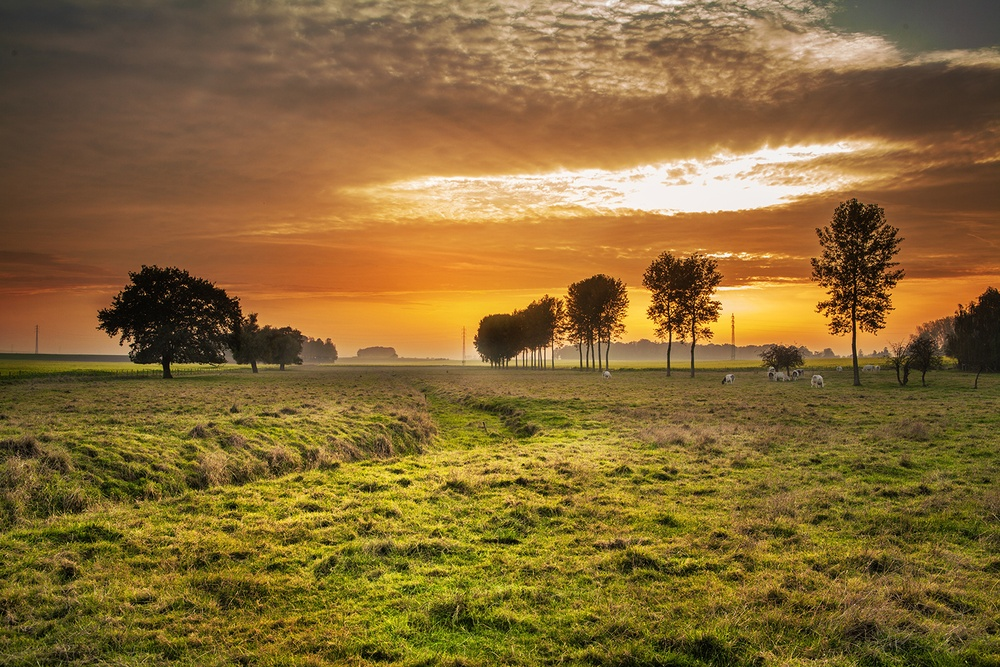
%> input picture land.jpg, 1000 x 667 px, shrunk from 1500 x 1000 before the run
$ octave lab1.m   (GNU Octave 9; MATLAB toolbox functions it lacks are replaced by stand-ins)
%> lines starting %> are read from the running program, lines starting %| are printed output that depends on the picture
clear
clc
close all
img = imread('land.jpg');
%> img is the input picture: size 667x1000x3 uint8; mean R, G, B 134.4, 105.1, 52.4
figure(1); imshow(img); title('original image');

% Separate the color channels
redChannel = img(:, :, 1);
greenChannel = img(:, :, 2);
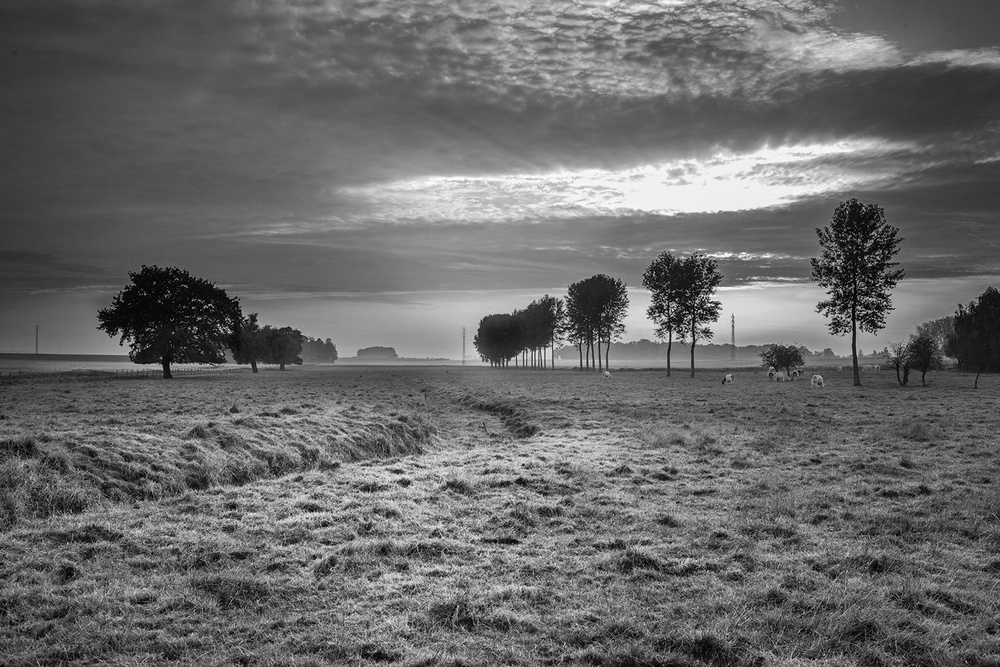
%> greenChannel: size 667x1000 uint8; min 0, max 255, mean 105.1
blueChannel = img(:, :, 3);
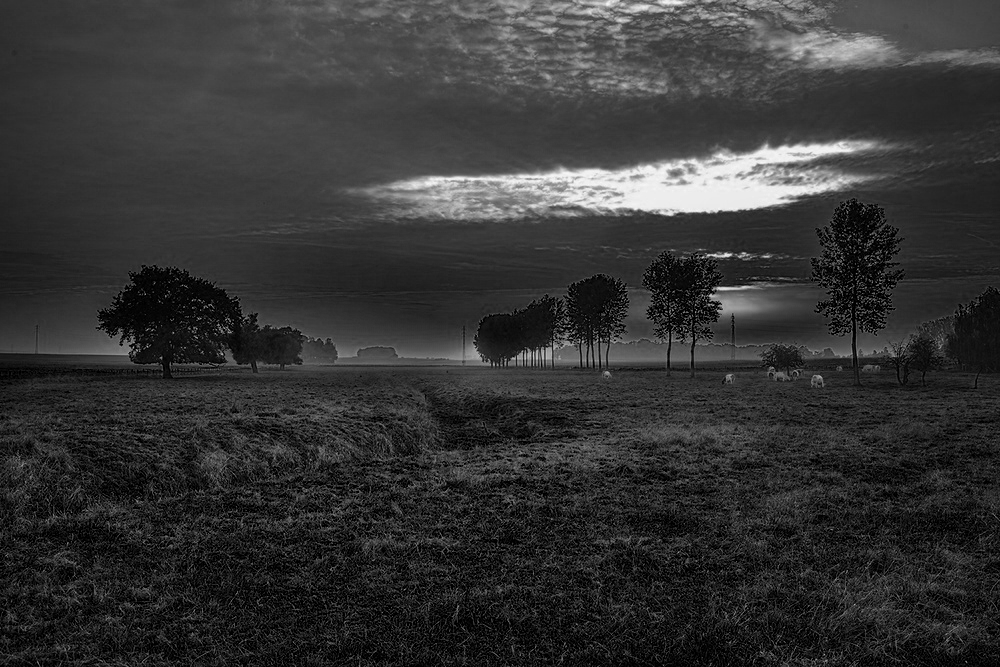
%> blueChannel: size 667x1000 uint8; min 0, max 249, mean 52.4

% Display each channel in separate figures
figure(2); imshow(redChannel); title('Red Channel');
figure(3); imshow(greenChannel); title('Green Channel');
figure(4); imshow(blueChannel); title('Blue Channel');
%%%%%%%%%%%%%%%%%%%%%%%%%%%%%%%%%%%%%%%%%%%%%%%

edgeKernel_Laplacian= [-1 -1 -1; -1 8 -1; -1 -1 -1]; %Laplacian kernel
sharpenKernel = [0 -1 0; -1 5 -1; 0 -1 0]; % Sharpening kernel


convolvedRed = conv2(redChannel, edgeKernel_Laplacian, 'same');
convolvedGreen = conv2(greenChannel, edgeKernel_Laplacian, 'same');
convolvedBlue = conv2(blueChannel, edgeKernel_Laplacian, 'same');

figure(5); imshow(convolvedRed); title('LaplacianconvolvedRed Image');
%> after `imshow(convolvedRed)`:
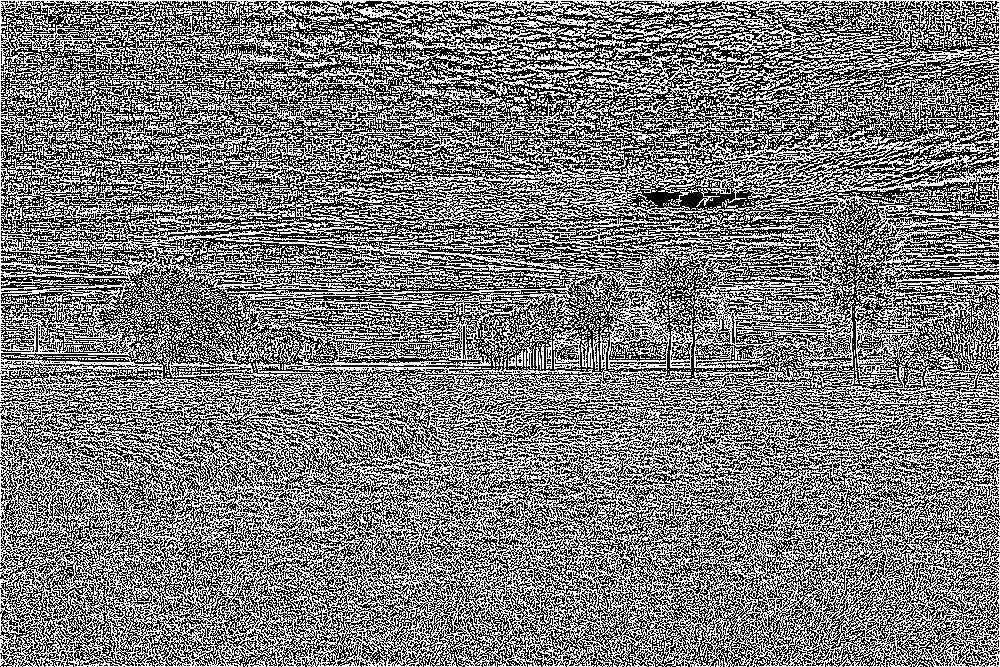
%> displayed picture: size 667x1000, on the screen's scale of 0 to 255; 48.5% white in thin lines or dots
figure(6); imshow(convolvedGreen); title('LaplacianconvolvedGreen Image');
figure(7); imshow(convolvedBlue); title('LaplacianconvolvedBlue Image');

% Combine the channels back into an RGB image
convolvedImage = uint8(cat(3, convolvedRed, convolvedGreen, convolvedBlue));

% Display the result
figure(8); imshow(convolvedImage); title('LaplacianConvolved Image');

%%%%%%%%%
convolvedRed = conv2(redChannel, sharpenKernel, 'same');
convolvedGreen = conv2(greenChannel, sharpenKernel, 'same');
convolvedBlue = conv2(blueChannel, sharpenKernel, 'same');

figure(9); imshow(convolvedRed); title('SharpeningconvolvedRed Image');
figure(10); imshow(convolvedGreen); title('SharpeningconvolvedGreen Image');
figure(11); imshow(convolvedBlue); title('SharpeningconvolvedBlue Image');

% Combine the channels back into an RGB image
convolvedImage = uint8(cat(3, convolvedRed, convolvedGreen, convolvedBlue));

% Display the result
figure(12); imshow(convolvedImage); title('SharpeningConvolved Image');
%%%%%%%%%%%
Vertical= [-1 0 1; -1 0 1; -1 0 1]; %Edge Detection Kernel (prewitt filter)
Horizontal= [-1 -1 -1; 0 0 0; 1 1 1]; %Edge Detection Kernel (prewitt filter)


convolvedRed = conv2(redChannel, Vertical, 'same');
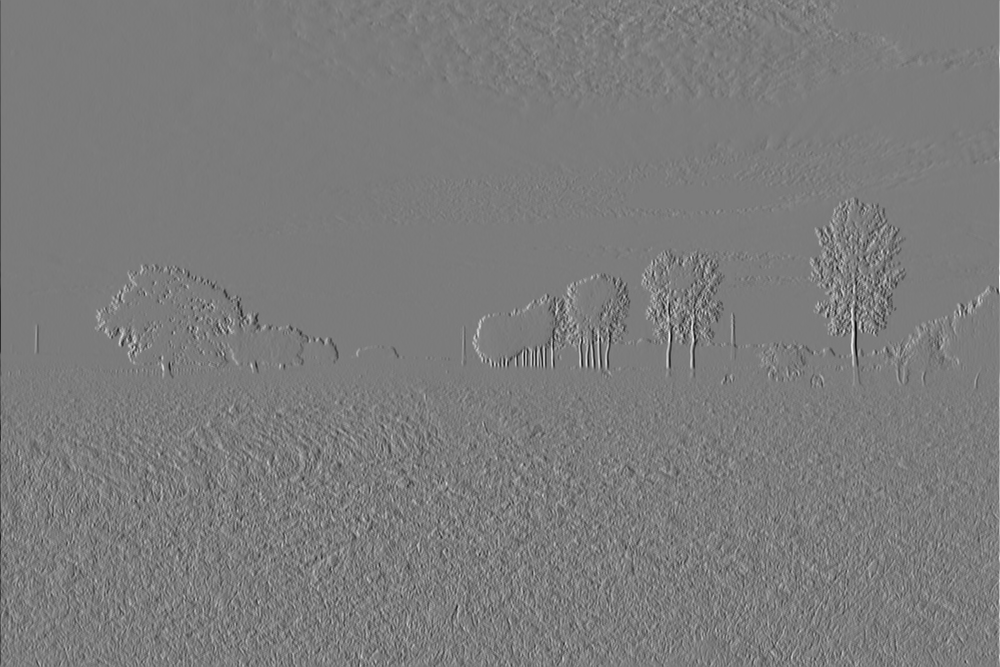
%> convolvedRed: size 667x1000 double; min -613, max 645, mean 0; drawn with min black and max white
convolvedGreen = conv2(greenChannel, Vertical, 'same');
convolvedBlue = conv2(blueChannel, Vertical, 'same');

figure(13); imshow(convolvedRed); title('VerticalconvolvedRed Image');
figure(14); imshow(convolvedGreen); title('VerticalconvolvedGreen Image');
figure(15); imshow(convolvedBlue); title('VerticalconvolvedBlue Image');

% Combine the channels back into an RGB image
convolvedImage = uint8(cat(3, convolvedRed, convolvedGreen, convolvedBlue));

% Display the result
figure(16); imshow(convolvedImage); title('VerticalConvolved Image');

%%%%%%%%%
convolvedRed = conv2(redChannel, Horizontal, 'same');
convolvedGreen = conv2(greenChannel, Horizontal, 'same');
convolvedBlue = conv2(blueChannel, Horizontal, 'same');
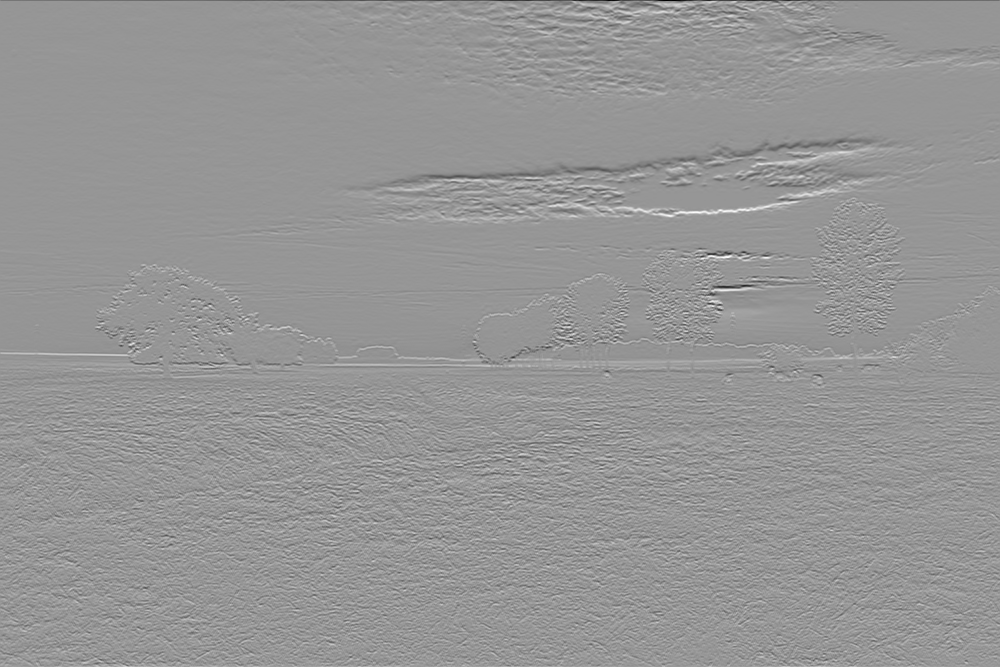
%> convolvedBlue: size 667x1000 double; min -712, max 498, mean 0.3; drawn with min black and max white

figure(17); imshow(convolvedRed); title('HorizontalconvolvedRed Image');
figure(18); imshow(convolvedGreen); title('HorizontalconvolvedGreen Image');
figure(19); imshow(convolvedBlue); title('HorizontalconvolvedBlue Image');
%> after `imshow(convolvedBlue)`:
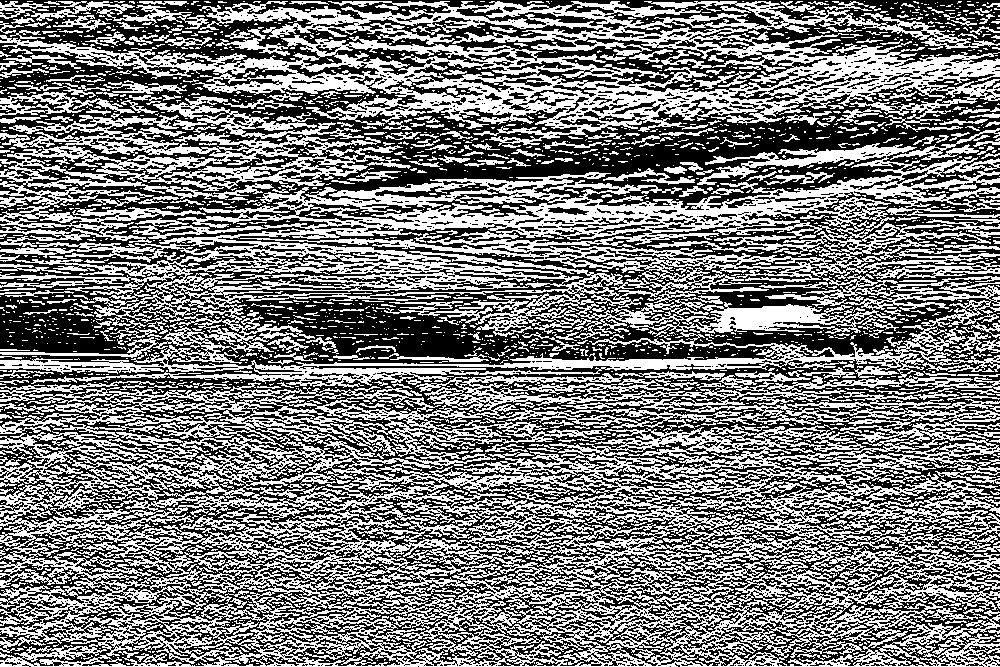
%> displayed picture: size 667x1000, on the screen's scale of 0 to 255; 48.5% white in thin lines or dots

% Combine the channels back into an RGB image
convolvedImage = uint8(cat(3, convolvedRed, convolvedGreen, convolvedBlue));
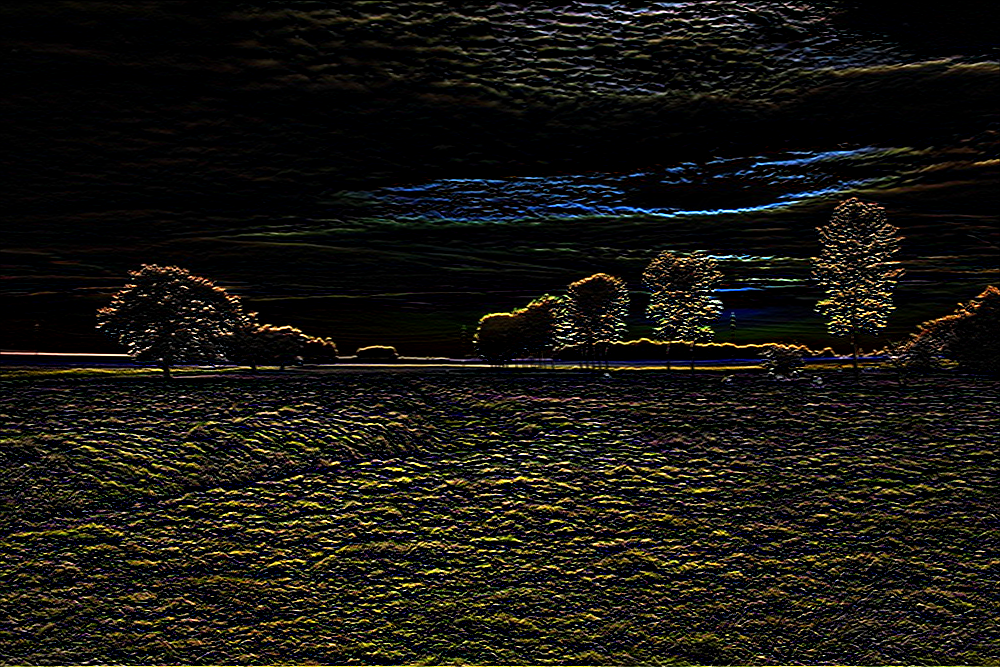
%> convolvedImage: size 667x1000x3 uint8; mean R, G, B 24.1, 22.4, 17.1

% Display the result
figure(20); imshow(convolvedImage); title('HorizontalConvolved Image');

$ run again, with low_contrast.png saved as land.jpg
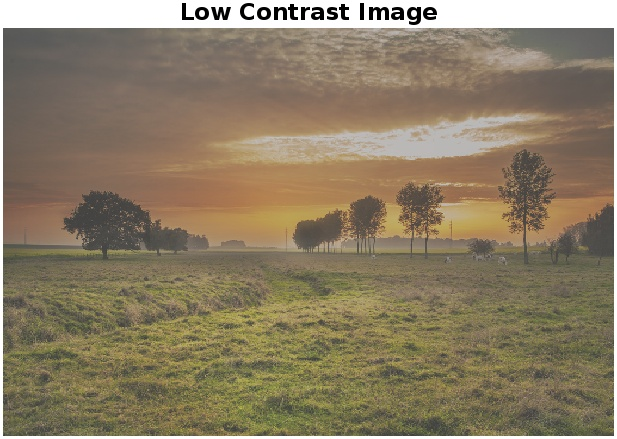
%> input picture low_contrast.png, 617 x 439 px
%> img is the input picture: size 439x617x3 uint8; mean R, G, B 138.6, 125.2, 100.7
%> `imshow(convolvedRed)`:
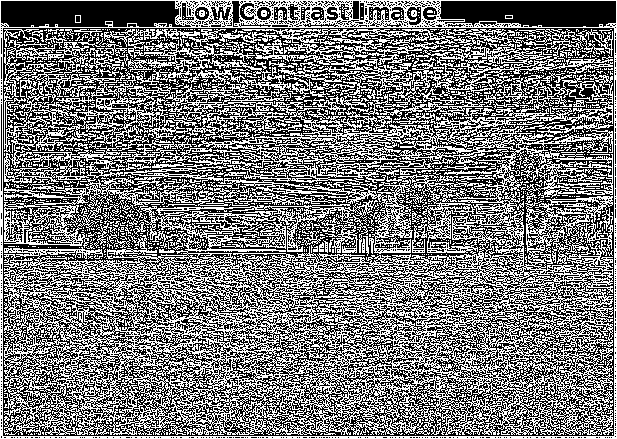
%> displayed picture: size 439x617, on the screen's scale of 0 to 255; 47% white in thin lines or dots
%> `convolvedImage = uint8(cat(3, convolvedRed, convolvedGreen, convolvedB..`:
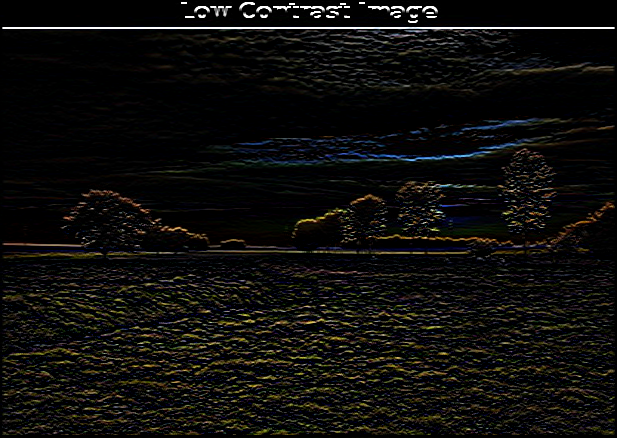
%> convolvedImage: size 439x617x3 uint8; mean R, G, B 14.9, 14.3, 12.5
